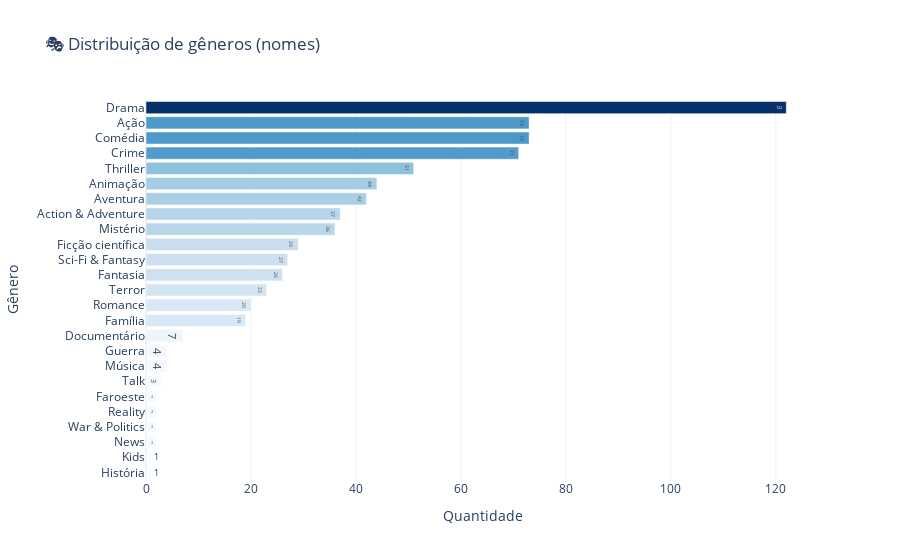

Source (notebook cell):
### Code cell
# Distribuição de gêneros (nomes)

print("Colunas em df_modelagem:", df_modelagem.columns.tolist())

if "generos_nomes" not in df_modelagem.columns:
    print("❌ Coluna 'generos_nomes' não encontrada.")
else:
    exploded_gen = df_modelagem["generos_nomes"].explode().dropna()

    if exploded_gen.empty:
        print("⚠️ Nenhum gênero disponível para análise.")
    else:
        freq_gen = exploded_gen.value_counts().reset_index()
        freq_gen.columns = ["generos_nomes", "quantidade"]

        fig_gen = px.bar(
            freq_gen.sort_values("quantidade", ascending=True),
            x="quantidade",
            y="generos_nomes",
            orientation="h",
            title="🎭 Distribuição de gêneros (nomes)",
            text="quantidade",
            color="quantidade",
            color_continuous_scale="Blues"
        )
        fig_gen.update_layout(
            template="plotly_white",
            xaxis_title="Quantidade",
            yaxis_title="Gênero",
            coloraxis_showscale=False
        )
        fig_gen.show()

### Figure 1 — Plotly figure (JSON) as saved in the notebook; plotly's stock layout.template omitted (floating-point values rounded to 4 significant figures)
{"data": [{"hovertemplate": "quantidade=%{marker.color}<br>generos_nomes=%{y}<extra></extra>", "legendgroup": "", "marker": {"color": [1, 1, 2, 2, 2, 2, 3, 4, 4, 7, 19, 20, 23, 26, 27, 29, 36, 37, 42, 44, 51, 71, 73, 73, 122], "coloraxis": "coloraxis", "pattern": {"shape": ""}}, "name": "", "orientation": "h", "showlegend": false, "text": [1.0, 1.0, 2.0, 2.0, 2.0, 2.0, 3.0, 4.0, 4.0, 7.0, 19.0, 20.0, 23.0, 26.0, 27.0, 29.0, 36.0, 37.0, 42.0, 44.0, 51.0, 71.0, 73.0, 73.0, 122.0], "textposition": "auto", "type": "bar", "x": [1, 1, 2, 2, 2, 2, 3, 4, 4, 7, 19, 20, 23, 26, 27, 29, 36, 37, 42, 44, 51, 71, 73, 73, 122], "xaxis": "x", "y": ["História", "Kids", "News", "War & Politics", "Reality", "Faroeste", "Talk", "Música", "Guerra", "Documentário", "Família", "Romance", "Terror", "Fantasia", "Sci-Fi & Fantasy", "Ficção científica", "Mistério", "Action & Adventure", "Aventura", "Animação", "Thriller", "Crime", "Comédia", "Ação", "Drama"], "yaxis": "y"}], "layout": {"barmode": "relative", "coloraxis": {"colorbar": {"title": {"text": "quantidade"}}, "colorscale": [[0, "rgb(247,251,255)"], [0.125, "rgb(222,235,247)"], [0.25, "rgb(198,219,239)"], [0.375, "rgb(158,202,225)"], [0.5, "rgb(107,174,214)"], [0.625, "rgb(66,146,198)"], [0.75, "rgb(33,113,181)"], [0.875, "rgb(8,81,156)"], [1, "rgb(8,48,107)"]], "showscale": false}, "legend": {"tracegroupgap": 0}, "title": {"text": "🎭 Distribuição de gêneros (nomes)"}, "xaxis": {"anchor": "y", "domain": [0, 1], "title": {"text": "Quantidade"}}, "yaxis": {"anchor": "x", "domain": [0, 1], "title": {"text": "Gênero"}}}}
